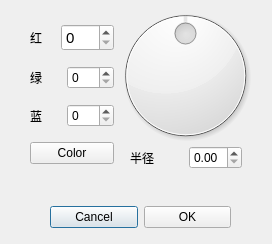
<?xml version="1.0" encoding="UTF-8"?>
<ui version="4.0">
 <class>DialogAtom</class>
 <widget class="QDialog" name="DialogAtom">
  <property name="geometry">
   <rect>
    <x>0</x>
    <y>0</y>
    <width>272</width>
    <height>244</height>
   </rect>
  </property>
  <property name="windowTitle">
   <string>Color and Radius of Atom</string>
  </property>
  <widget class="QWidget" name="layoutWidget">
   <property name="geometry">
    <rect>
     <x>50</x>
     <y>200</y>
     <width>181</width>
     <height>34</height>
    </rect>
   </property>
   <layout class="QHBoxLayout" name="horizontalLayout">
    <item>
     <widget class="QPushButton" name="pushButton_cancel">
      <property name="text">
       <string>Cancel</string>
      </property>
     </widget>
    </item>
    <item>
     <widget class="QPushButton" name="pushButton_ok">
      <property name="text">
       <string>OK</string>
      </property>
     </widget>
    </item>
   </layout>
  </widget>
  <widget class="QWidget" name="layoutWidget">
   <property name="geometry">
    <rect>
     <x>30</x>
     <y>15</y>
     <width>84</width>
     <height>161</height>
    </rect>
   </property>
   <layout class="QGridLayout" name="gridLayout">
    <item row="1" column="0">
     <layout class="QHBoxLayout" name="horizontalLayout_4">
      <item>
       <widget class="QLabel" name="label_2">
        <property name="text">
         <string>绿</string>
        </property>
       </widget>
      </item>
      <item>
       <widget class="QSpinBox" name="spinBox_green">
        <property name="maximum">
         <number>255</number>
        </property>
        <property name="singleStep">
         <number>3</number>
        </property>
       </widget>
      </item>
     </layout>
    </item>
    <item row="2" column="0">
     <layout class="QHBoxLayout" name="horizontalLayout_5">
      <item>
       <widget class="QLabel" name="label_3">
        <property name="text">
         <string>蓝</string>
        </property>
       </widget>
      </item>
      <item>
       <widget class="QSpinBox" name="spinBox_blue">
        <property name="maximum">
         <number>255</number>
        </property>
        <property name="singleStep">
         <number>3</number>
        </property>
       </widget>
      </item>
     </layout>
    </item>
    <item row="0" column="0">
     <layout class="QHBoxLayout" name="horizontalLayout_2">
      <item>
       <widget class="QLabel" name="label">
        <property name="text">
         <string>红</string>
        </property>
       </widget>
      </item>
      <item>
       <widget class="QSpinBox" name="spinBox_red">
        <property name="font">
         <font>
          <pointsize>11</pointsize>
         </font>
        </property>
        <property name="maximum">
         <number>255</number>
        </property>
        <property name="singleStep">
         <number>3</number>
        </property>
       </widget>
      </item>
     </layout>
    </item>
    <item row="3" column="0">
     <widget class="QPushButton" name="pushButton_color">
      <property name="text">
       <string>Color</string>
      </property>
     </widget>
    </item>
   </layout>
  </widget>
  <widget class="QWidget" name="layoutWidget">
   <property name="geometry">
    <rect>
     <x>130</x>
     <y>140</y>
     <width>112</width>
     <height>35</height>
    </rect>
   </property>
   <layout class="QHBoxLayout" name="horizontalLayout_3">
    <item>
     <widget class="QLabel" name="label_4">
      <property name="text">
       <string>半径</string>
      </property>
     </widget>
    </item>
    <item>
     <widget class="QDoubleSpinBox" name="doubleSpinBoxRadius">
      <property name="maximum">
       <double>5.000000000000000</double>
      </property>
      <property name="singleStep">
       <double>0.100000000000000</double>
      </property>
     </widget>
    </item>
   </layout>
  </widget>
  <widget class="QDial" name="dialAtomRadius">
   <property name="geometry">
    <rect>
     <x>100</x>
     <y>0</y>
     <width>171</width>
     <height>151</height>
    </rect>
   </property>
   <property name="maximum">
    <number>200</number>
   </property>
   <property name="singleStep">
    <number>5</number>
   </property>
   <property name="pageStep">
    <number>20</number>
   </property>
   <property name="value">
    <number>100</number>
   </property>
   <property name="view_option_name" stdset="0">
    <string>atom_scale</string>
   </property>
  </widget>
 </widget>
 <resources/>
 <connections/>
</ui>
